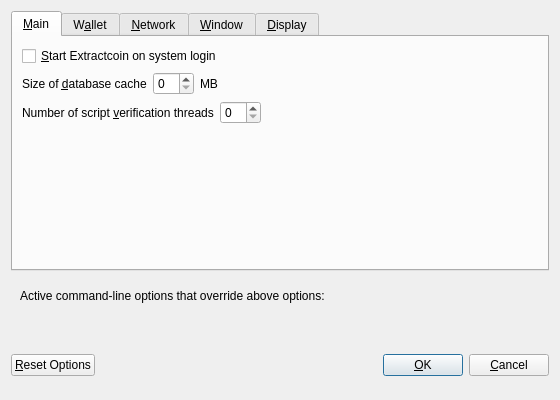
<?xml version="1.0" encoding="UTF-8"?>
<ui version="4.0">
 <class>OptionsDialog</class>
 <widget class="QDialog" name="OptionsDialog">
  <property name="geometry">
   <rect>
    <x>0</x>
    <y>0</y>
    <width>560</width>
    <height>400</height>
   </rect>
  </property>
  <property name="windowTitle">
   <string>Options</string>
  </property>
  <property name="modal">
   <bool>true</bool>
  </property>
  <layout class="QVBoxLayout" name="verticalLayout">
   <item>
    <widget class="QTabWidget" name="tabWidget">
     <property name="currentIndex">
      <number>0</number>
     </property>
     <widget class="QWidget" name="tabMain">
      <attribute name="title">
       <string>&amp;Main</string>
      </attribute>
      <layout class="QVBoxLayout" name="verticalLayout_Main">
       <item>
        <widget class="QCheckBox" name="bitcoinAtStartup">
         <property name="toolTip">
          <string>Automatically start Extractcoin after logging in to the system.</string>
         </property>
         <property name="text">
          <string>&amp;Start Extractcoin on system login</string>
         </property>
        </widget>
       </item>
       <item>
        <layout class="QHBoxLayout" name="horizontalLayout_2_Main">
         <item>
          <widget class="QLabel" name="databaseCacheLabel">
           <property name="text">
            <string>Size of &amp;database cache</string>
           </property>
           <property name="textFormat">
            <enum>Qt::PlainText</enum>
           </property>
           <property name="buddy">
            <cstring>databaseCache</cstring>
           </property>
          </widget>
         </item>
         <item>
          <widget class="QSpinBox" name="databaseCache"/>
         </item>
         <item>
          <widget class="QLabel" name="databaseCacheUnitLabel">
           <property name="text">
            <string>MB</string>
           </property>
           <property name="textFormat">
            <enum>Qt::PlainText</enum>
           </property>
          </widget>
         </item>
         <item>
          <spacer name="horizontalSpacer_2_Main">
           <property name="orientation">
            <enum>Qt::Horizontal</enum>
           </property>
           <property name="sizeHint" stdset="0">
            <size>
             <width>40</width>
             <height>20</height>
            </size>
           </property>
          </spacer>
         </item>
        </layout>
       </item>
       <item>
        <layout class="QHBoxLayout" name="horizontalLayout_3_Main">
         <item>
          <widget class="QLabel" name="threadsScriptVerifLabel">
           <property name="text">
            <string>Number of script &amp;verification threads</string>
           </property>
           <property name="textFormat">
            <enum>Qt::PlainText</enum>
           </property>
           <property name="buddy">
            <cstring>threadsScriptVerif</cstring>
           </property>
          </widget>
         </item>
         <item>
          <widget class="QSpinBox" name="threadsScriptVerif">
           <property name="toolTip">
            <string>(0 = auto, &lt;0 = leave that many cores free)</string>
           </property>
          </widget>
         </item>
         <item>
          <spacer name="horizontalSpacer_3_Main">
           <property name="orientation">
            <enum>Qt::Horizontal</enum>
           </property>
           <property name="sizeHint" stdset="0">
            <size>
             <width>40</width>
             <height>20</height>
            </size>
           </property>
          </spacer>
         </item>
        </layout>
       </item>
       <item>
        <spacer name="verticalSpacer_Main">
         <property name="orientation">
          <enum>Qt::Vertical</enum>
         </property>
         <property name="sizeHint" stdset="0">
          <size>
           <width>20</width>
           <height>40</height>
          </size>
         </property>
        </spacer>
       </item>
      </layout>
     </widget>
     <widget class="QWidget" name="tabWallet">
      <attribute name="title">
       <string>W&amp;allet</string>
      </attribute>
      <layout class="QVBoxLayout" name="verticalLayout_Wallet">
       <item>
        <widget class="QGroupBox" name="groupBox">
         <property name="title">
          <string>Expert</string>
         </property>
         <layout class="QVBoxLayout" name="verticalLayout_2">
          <item>
           <widget class="QCheckBox" name="coinControlFeatures">
            <property name="toolTip">
             <string>Whether to show coin control features or not.</string>
            </property>
            <property name="text">
             <string>Enable coin &amp;control features</string>
            </property>
           </widget>
          </item>
          <item>
           <widget class="QCheckBox" name="spendZeroConfChange">
            <property name="toolTip">
             <string>If you disable the spending of unconfirmed change, the change from a transaction cannot be used until that transaction has at least one confirmation. This also affects how your balance is computed.</string>
            </property>
            <property name="text">
             <string>&amp;Spend unconfirmed change</string>
            </property>
           </widget>
          </item>
         </layout>
        </widget>
       </item>
       <item>
        <spacer name="verticalSpacer_Wallet">
         <property name="orientation">
          <enum>Qt::Vertical</enum>
         </property>
         <property name="sizeHint" stdset="0">
          <size>
           <width>20</width>
           <height>40</height>
          </size>
         </property>
        </spacer>
       </item>
      </layout>
     </widget>
     <widget class="QWidget" name="tabNetwork">
      <attribute name="title">
       <string>&amp;Network</string>
      </attribute>
      <layout class="QVBoxLayout" name="verticalLayout_Network">
       <item>
        <widget class="QCheckBox" name="mapPortUpnp">
         <property name="toolTip">
          <string>Automatically open the Bitcoin client port on the router. This only works when your router supports UPnP and it is enabled.</string>
         </property>
         <property name="text">
          <string>Map port using &amp;UPnP</string>
         </property>
        </widget>
       </item>
       <item>
        <widget class="QCheckBox" name="allowIncoming">
         <property name="toolTip">
          <string>Accept connections from outside</string>
         </property>
         <property name="text">
          <string>Allow incoming connections</string>
         </property>
        </widget>
       </item>
       <item>
        <widget class="QCheckBox" name="connectSocks">
         <property name="toolTip">
          <string>Connect to the Bitcoin network through a SOCKS5 proxy.</string>
         </property>
         <property name="text">
          <string>&amp;Connect through SOCKS5 proxy (default proxy):</string>
         </property>
        </widget>
       </item>
       <item>
        <layout class="QHBoxLayout" name="horizontalLayout_1_Network">
         <item>
          <widget class="QLabel" name="proxyIpLabel">
           <property name="text">
            <string>Proxy &amp;IP:</string>
           </property>
           <property name="textFormat">
            <enum>Qt::PlainText</enum>
           </property>
           <property name="buddy">
            <cstring>proxyIp</cstring>
           </property>
          </widget>
         </item>
         <item>
          <widget class="QValidatedLineEdit" name="proxyIp">
           <property name="minimumSize">
            <size>
             <width>140</width>
             <height>0</height>
            </size>
           </property>
           <property name="maximumSize">
            <size>
             <width>140</width>
             <height>16777215</height>
            </size>
           </property>
           <property name="toolTip">
            <string>IP address of the proxy (e.g. IPv4: 127.0.0.1 / IPv6: ::1)</string>
           </property>
          </widget>
         </item>
         <item>
          <widget class="QLabel" name="proxyPortLabel">
           <property name="text">
            <string>&amp;Port:</string>
           </property>
           <property name="textFormat">
            <enum>Qt::PlainText</enum>
           </property>
           <property name="buddy">
            <cstring>proxyPort</cstring>
           </property>
          </widget>
         </item>
         <item>
          <widget class="QLineEdit" name="proxyPort">
           <property name="minimumSize">
            <size>
             <width>55</width>
             <height>0</height>
            </size>
           </property>
           <property name="maximumSize">
            <size>
             <width>55</width>
             <height>16777215</height>
            </size>
           </property>
           <property name="toolTip">
            <string>Port of the proxy (e.g. 9050)</string>
           </property>
          </widget>
         </item>
         <item>
          <spacer name="horizontalSpacer_1_Network">
           <property name="orientation">
            <enum>Qt::Horizontal</enum>
           </property>
           <property name="sizeHint" stdset="0">
            <size>
             <width>40</width>
             <height>20</height>
            </size>
           </property>
          </spacer>
         </item>
        </layout>
       </item>
       <item>
        <spacer name="verticalSpacer_Network">
         <property name="orientation">
          <enum>Qt::Vertical</enum>
         </property>
         <property name="sizeHint" stdset="0">
          <size>
           <width>20</width>
           <height>40</height>
          </size>
         </property>
        </spacer>
       </item>
      </layout>
     </widget>
     <widget class="QWidget" name="tabWindow">
      <attribute name="title">
       <string>&amp;Window</string>
      </attribute>
      <layout class="QVBoxLayout" name="verticalLayout_Window">
       <item>
        <widget class="QCheckBox" name="minimizeToTray">
         <property name="toolTip">
          <string>Show only a tray icon after minimizing the window.</string>
         </property>
         <property name="text">
          <string>&amp;Minimize to the tray instead of the taskbar</string>
         </property>
        </widget>
       </item>
       <item>
        <widget class="QCheckBox" name="minimizeOnClose">
         <property name="toolTip">
          <string>Minimize instead of exit the application when the window is closed. When this option is enabled, the application will be closed only after selecting Quit in the menu.</string>
         </property>
         <property name="text">
          <string>M&amp;inimize on close</string>
         </property>
        </widget>
       </item>
       <item>
        <spacer name="verticalSpacer_Window">
         <property name="orientation">
          <enum>Qt::Vertical</enum>
         </property>
         <property name="sizeHint" stdset="0">
          <size>
           <width>20</width>
           <height>40</height>
          </size>
         </property>
        </spacer>
       </item>
      </layout>
     </widget>
     <widget class="QWidget" name="tabDisplay">
      <attribute name="title">
       <string>&amp;Display</string>
      </attribute>
      <layout class="QVBoxLayout" name="verticalLayout_Display">
       <item>
        <layout class="QHBoxLayout" name="horizontalLayout_1_Display">
         <item>
          <widget class="QLabel" name="langLabel">
           <property name="text">
            <string>User Interface &amp;language:</string>
           </property>
           <property name="textFormat">
            <enum>Qt::PlainText</enum>
           </property>
           <property name="buddy">
            <cstring>lang</cstring>
           </property>
          </widget>
         </item>
         <item>
          <widget class="QValueComboBox" name="lang">
           <property name="toolTip">
            <string>The user interface language can be set here. This setting will take effect after restarting Bitcoin.</string>
           </property>
          </widget>
         </item>
        </layout>
       </item>
       <item>
        <layout class="QHBoxLayout" name="horizontalLayout_2_Display">
         <item>
          <widget class="QLabel" name="unitLabel">
           <property name="text">
            <string>&amp;Unit to show amounts in:</string>
           </property>
           <property name="textFormat">
            <enum>Qt::PlainText</enum>
           </property>
           <property name="buddy">
            <cstring>unit</cstring>
           </property>
          </widget>
         </item>
         <item>
          <widget class="QValueComboBox" name="unit">
           <property name="toolTip">
            <string>Choose the default subdivision unit to show in the interface and when sending coins.</string>
           </property>
          </widget>
         </item>
        </layout>
       </item>
       <item>
        <layout class="QHBoxLayout" name="horizontalLayout_3_Display">
         <item>
          <widget class="QLabel" name="thirdPartyTxUrlsLabel">
           <property name="toolTip">
            <string>Third party URLs (e.g. a block explorer) that appear in the transactions tab as context menu items. %s in the URL is replaced by transaction hash. Multiple URLs are separated by vertical bar |.</string>
           </property>
           <property name="text">
            <string>Third party transaction URLs</string>
           </property>
           <property name="buddy">
            <cstring>thirdPartyTxUrls</cstring>
           </property>
          </widget>
         </item>
         <item>
          <widget class="QLineEdit" name="thirdPartyTxUrls">
           <property name="toolTip">
            <string>Third party URLs (e.g. a block explorer) that appear in the transactions tab as context menu items. %s in the URL is replaced by transaction hash. Multiple URLs are separated by vertical bar |.</string>
           </property>
          </widget>
         </item>
        </layout>
       </item>
       <item>
        <spacer name="verticalSpacer_Display">
         <property name="orientation">
          <enum>Qt::Vertical</enum>
         </property>
         <property name="sizeHint" stdset="0">
          <size>
           <width>20</width>
           <height>40</height>
          </size>
         </property>
        </spacer>
       </item>
      </layout>
     </widget>
    </widget>
   </item>
   <item>
    <widget class="QFrame" name="frame">
     <layout class="QVBoxLayout" name="verticalLayout_Bottom">
      <item>
       <layout class="QHBoxLayout" name="horizontalLayout_Bottom">
        <item>
         <widget class="QLabel" name="overriddenByCommandLineInfoLabel">
          <property name="text">
           <string>Active command-line options that override above options:</string>
          </property>
          <property name="textFormat">
           <enum>Qt::PlainText</enum>
          </property>
         </widget>
        </item>
        <item>
         <spacer name="horizontalSpacer_Bottom">
          <property name="orientation">
           <enum>Qt::Horizontal</enum>
          </property>
          <property name="sizeHint" stdset="0">
           <size>
            <width>40</width>
            <height>20</height>
           </size>
          </property>
         </spacer>
        </item>
       </layout>
      </item>
      <item>
       <widget class="QLabel" name="overriddenByCommandLineLabel">
        <property name="text">
         <string/>
        </property>
        <property name="textFormat">
         <enum>Qt::PlainText</enum>
        </property>
        <property name="wordWrap">
         <bool>true</bool>
        </property>
       </widget>
      </item>
     </layout>
    </widget>
   </item>
   <item>
    <layout class="QHBoxLayout" name="horizontalLayout_Buttons">
     <item>
      <widget class="QPushButton" name="resetButton">
       <property name="toolTip">
        <string>Reset all client options to default.</string>
       </property>
       <property name="text">
        <string>&amp;Reset Options</string>
       </property>
       <property name="autoDefault">
        <bool>false</bool>
       </property>
      </widget>
     </item>
     <item>
      <spacer name="horizontalSpacer_1">
       <property name="orientation">
        <enum>Qt::Horizontal</enum>
       </property>
       <property name="sizeHint" stdset="0">
        <size>
         <width>40</width>
         <height>48</height>
        </size>
       </property>
      </spacer>
     </item>
     <item>
      <widget class="QLabel" name="statusLabel">
       <property name="minimumSize">
        <size>
         <width>200</width>
         <height>0</height>
        </size>
       </property>
       <property name="font">
        <font>
         <weight>75</weight>
         <bold>true</bold>
        </font>
       </property>
       <property name="text">
        <string/>
       </property>
       <property name="textFormat">
        <enum>Qt::PlainText</enum>
       </property>
       <property name="wordWrap">
        <bool>true</bool>
       </property>
      </widget>
     </item>
     <item>
      <spacer name="horizontalSpacer_2">
       <property name="orientation">
        <enum>Qt::Horizontal</enum>
       </property>
       <property name="sizeHint" stdset="0">
        <size>
         <width>40</width>
         <height>48</height>
        </size>
       </property>
      </spacer>
     </item>
     <item>
      <widget class="QPushButton" name="okButton">
       <property name="text">
        <string>&amp;OK</string>
       </property>
       <property name="autoDefault">
        <bool>false</bool>
       </property>
       <property name="default">
        <bool>true</bool>
       </property>
      </widget>
     </item>
     <item>
      <widget class="QPushButton" name="cancelButton">
       <property name="text">
        <string>&amp;Cancel</string>
       </property>
       <property name="autoDefault">
        <bool>false</bool>
       </property>
      </widget>
     </item>
    </layout>
   </item>
  </layout>
 </widget>
 <customwidgets>
  <customwidget>
   <class>QValidatedLineEdit</class>
   <extends>QLineEdit</extends>
   <header>qvalidatedlineedit.h</header>
  </customwidget>
  <customwidget>
   <class>QValueComboBox</class>
   <extends>QComboBox</extends>
   <header>qvaluecombobox.h</header>
  </customwidget>
 </customwidgets>
 <resources/>
 <connections/>
</ui>
